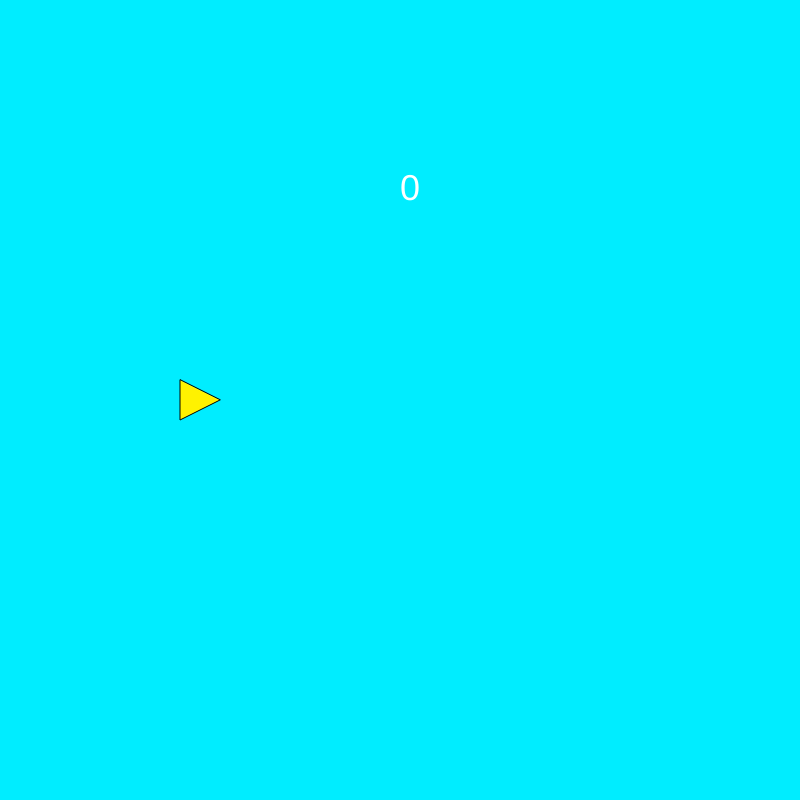
Frame 1 (no input)
Frame 60 (no input): identical to frame 1, image omitted
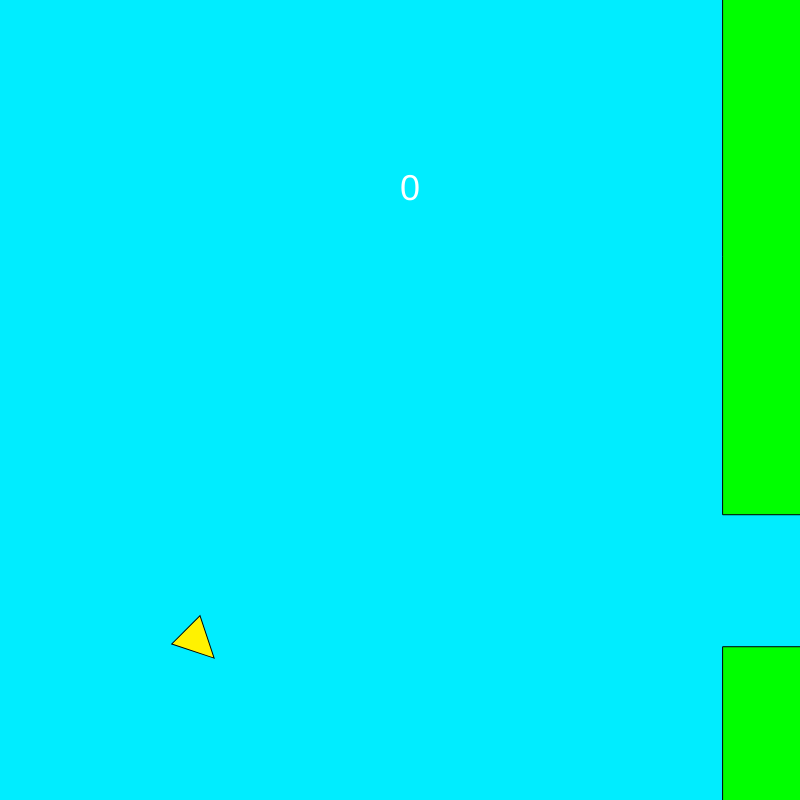
Frame 120 (the mouse pressed at the canvas centre since frame 60)

The p5.js sketch that drew these frames (run headless with seeded random() and noise() and a simulated clock; from frame 60 on, the mouse is pressed at the canvas centre):

// p5.js sketch
// ── sketch.js
var game;

function setup()
{
  game = new Game();
}

function draw()
{
  game.update();
  game.draw();

}
// ── game.js
class Game
{
  constructor()
  {
    createCanvas(800, 800);
    this.player = new Player();
    this.obs = [];
    // this.obs.push(new Obstacle());
    this.cycles = 0;
    this.obstacleRate = 150;
    this.score = 0;

  }

  reset()
  {
    this.player = new Player();
    this.obs = [];
    this.cycles = 0;
    this.obstacleRate = 150;
    this.score = 0;
  }

  draw()
  {
    background(0, 237, 255);


    this.player.draw();
    for (var o of this.obs)
    {
      o.draw();
    }
    fill(255);



    if (this.player.dead)
    {
      this.drawScore();
    }
    else
    {
      textSize(36);
      textFont('Helvetica');
      text(this.score, width / 2, height / 2 - height / 4);
    }
  }

  drawScore()
  {
    text("YOUR SCORE: " + this.score, width / 2 - 120, height / 2 - 50);
    text("Press a key to restart ", width / 2 - 150, height / 2 - 50 + 35);
  }

  update()
  {
    if (!this.player.dead)
    {
      this.player.update();
      for (var o of this.obs)
      {
        o.update();
      }

      if (this.player.started)
        this.manageObstacles();

      this.collision();

      this.updateScore();

    }
    else
    {
      if (keyIsPressed || mouseIsPressed)
        this.reset();
    }
  }

  updateScore()
  {
    for (var o of this.obs)
    {
      if (!o.counted)
      {
        if (o.x < this.player.position.x)
        {
          this.score++;
          o.counted = true;
        }
      }
    }
  }

  manageObstacles()
  {
    if (this.obs.length <= 0)
    {
      this.obs.push(new Obstacle());
    }
    else
    {

      this.cycles++;

      var newObs = [];
      for (var o of this.obs)
      {
        if (o.x + o.w > 0)
        {
          newObs.push(o);
        }
      }

      if ((this.cycles % this.obstacleRate) == 0)
        newObs.push(new Obstacle());

      this.obs = newObs;
    }
  }

  collision()
  {
    for (var o of this.obs)
    {
      if (this.player.position.x >= o.x && this.player.position.x <= o.x + o.w)
        if (this.player.position.y <= o.y || this.player.position.y >= o.y + o.h)
          this.player.dead = true;
    }
  }
}
// ── obstacle.js
class Obstacle
{
  constructor()
  {
    this.w = 100;
    this.h = 130;
    this.x = width + this.w;
    this.y = random(this.h, height - this.h);
    this.speed = 3;
    this.counted = false;

    this.color = color(0, 255, 0)
  }

  draw()
  {
    push();
    fill(this.color);
    stroke(0);
    rect(this.x, -1, this.w, height - (height - this.y));
    rect(this.x, height - (height - this.y) + this.h + 1, this.w, (height - this.h - this.y));
    pop();
  }

  update()
  {
    for (var i = 0; i < this.speed; i++)
    {
      this.x--;
    }
  }
}
// ── player.js
class Player
{
  constructor()
  {
    this.w = 20;
    this.canJump = true;
    this.started = false;
    this.dead = false;
    this.maxSpeed = 10;
    this.position = createVector(200, height / 2);
    this.velocity = createVector(0, 0);
    this.acceleration = createVector(0, 0);
    this.gravity = createVector(0, this.maxSpeed / 10);
    this.angle = radians(0);

    this.color = color(255, 242, 0);

  }

  draw()
  {
    push();
    stroke(0);
    fill(this.color);
    // rectMode(CENTER)
    // rect(this.position.x, this.position.y, this.w, this.w);
    translate(this.position.x, this.position.y);
    rotate(this.angle);
    beginShape(TRIANGLES);
    vertex(this.w, 0);
    vertex(-this.w, this.w);
    vertex(-this.w, -this.w);
    endShape(CLOSE);
    pop();
  }

  update()
  {
    this.move();
    this.die();
  }

  die()
  {
    if (this.position.y >= height + this.w)
    {
      this.dead = true;
    }
  }

  move()
  {
    if (keyIsPressed || mouseIsPressed)
    {
      if (this.canJump)
      {
        if (keyCode == 32 || mouseIsPressed)
        {
          this.started = true;
          this.canJump = false;
          this.jump();
        }
      }
    }
    else
    {
      this.canJump = true;
    }

    if (this.started)
    {
      this.acceleration.add(this.gravity);
      this.velocity.add(this.acceleration);
      this.velocity.limit(7);
      this.position.add(this.velocity);

      this.angle = map(this.velocity.y, -7, 7, radians(-45), radians(45));

      //limit the player at the top of the screen
      if (this.position.y < -this.w * 2)
      {
        this.position.y = -this.w * 2;
      }
    }
  }

  jump()
  {
    this.jumped = true;
    this.acceleration = createVector(0, -this.maxSpeed);
  }


}
